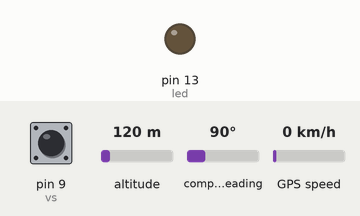
Simulated run of this sketch. Board: Arduino Uno, built with avr-gcc and run on an emulated ATmega328P. Shown: output pins drawn as LEDs (lit = HIGH). The inputs (shaded band) are chosen by the test bench; at power-on: pin 9 (vs) LOW, altitude 120 m, compass heading 90°, GPS speed 0 km/h. The GPS gets a fix after 3 s at 37.7749, -122.4194 with 8 satellites; the modem accepts every AT command (registered, SIM ready, sends succeed) and sends nothing else.

Above: at 4.2 s.
4.3 s: pin 9 (vs) pulsed HIGH 5 times (0.12 s each, 0.3 s apart)
At 6.2 s:
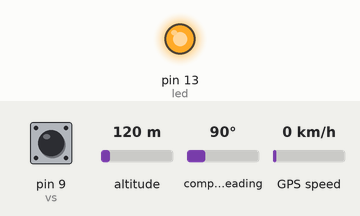
Timing chart, 0 to 11.7 s (numbered marks = the images above; inputs shaded):
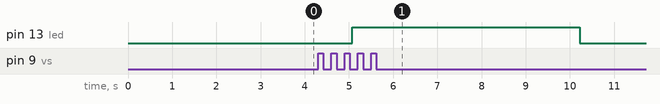

Measured:
- after the input at 4.3 s, pin 13 (led): LOW → HIGH after 0.77 s, → LOW 5.2 s later

The sketch:

led+_call.ino
```cpp
#include <TinyGPS++.h>
#include <SoftwareSerial.h>

TinyGPSPlus gps;
SoftwareSerial gsm(7, 8); // RX, TX
int led = 13;
int vs = 9; // vibration sensor

void setup() {
  pinMode(led, OUTPUT);
  pinMode(vs, INPUT);
  Serial.begin(9600);
  gsm.begin(9600);
  delay(3000); // wait for the modem to initialize
}

void loop() {
  receiveCall(); // check for incoming calls

  // read GPS data and update the location variables
  while (Serial.available() > 0) {
    gps.encode(Serial.read());
  }

  // send an SMS if the GPS location is valid
  if (gps.location.isValid() && gps.location.age() < 6000) {
    sendSMS("GPS Location: " + String(gps.location.lat(), 6) + ", " + String(gps.location.lng(), 6));
  }

  // check for vibration
  long measurement = vibration();
  delay(50);
  if (measurement > 10) {
    digitalWrite(led, HIGH);
    sendSMS(" Alert ! Vibration detected!");
  } else {
    digitalWrite(led, LOW);
  }

  delay(2000); // wait for 5 seconds before reading the GPS data again
}

long vibration() {
  long measurement = pulseIn(vs, HIGH); // wait for the pin to get HIGH and returns measurement
  return measurement;                   ////writen by chirag.S
}

void sendSMS(String message) {
  gsm.println("AT+CMGF=1"); // set SMS format to text
  delay(100);
  gsm.println("AT+CMGS=\"+917661881818\""); // replace with your phone number
  delay(100);
  gsm.println(message); // send the message
  delay(100);
  gsm.println((char)26); // send the Ctrl+Z character to end the SMS
  delay(100);
}

void receiveCall() {
  gsm.println("AT+CLIP=1"); // enable calling line identification
  delay(100);

  while (gsm.available() == 0) {
    // wait for a call
  }

  if (gsm.find("RING")) {
    // incoming call
    gsm.println("ATH"); // end the call
    delay(100);
    gsm.println("AT+CMIC=0,3"); // set the microphone volume to level 3
    delay(100);
  }
}
```
